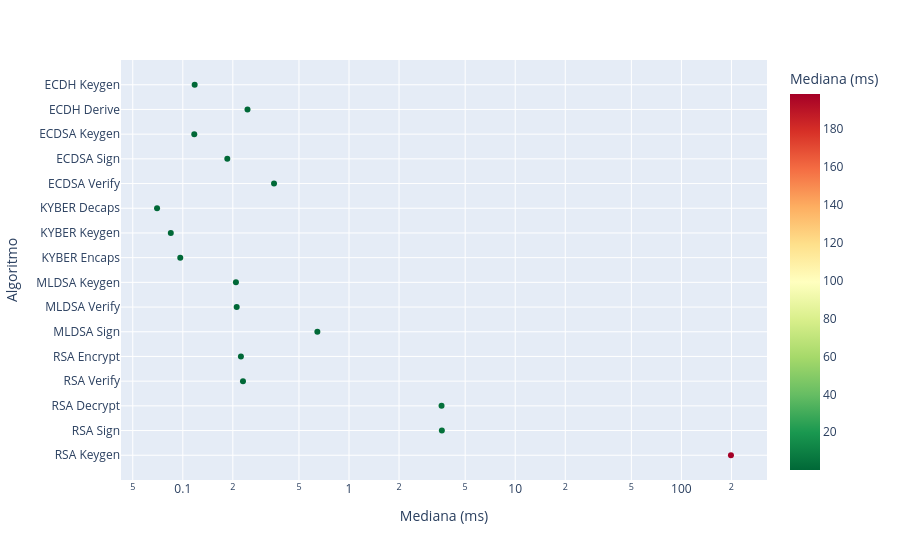

Notebook source saved alongside this figure:
### Code cell
fig = px.scatter(
    df_stats_sorted,
    x='Mediana (ms)',
    y='Algoritmo',
    color='Mediana (ms)',
    color_continuous_scale='RdYlGn_r',
    hover_data=['CV (%)'],
    orientation='h'
)

# Para que la operación más rápida quede arriba
fig.update_yaxes(autorange="reversed")

# Escala logarítmica si quieres resaltar diferencias pequeñas
fig.update_xaxes(type='log')

fig.show()

### Figure 1 — Plotly figure (JSON) as saved in the notebook; plotly's stock layout.template omitted (floating-point values rounded to 4 significant figures)
{"data": [{"customdata": [[5.644], [4.891], [5.558], [4.549], [4.908], [9.32], [11.79], [7.367], [5.391], [5.561], [60.32], [14.38], [9.132], [9.706], [9.898], [62.9]], "hovertemplate": "Mediana (ms)=%{marker.color}<br>Algoritmo=%{y}<br>CV (%)=%{customdata[0]}<extra></extra>", "legendgroup": "", "marker": {"color": [0.1179, 0.2451, 0.1173, 0.1852, 0.3539, 0.07, 0.08469, 0.09656, 0.2088, 0.211, 0.645, 0.2237, 0.2302, 3.604, 3.619, 198.6], "coloraxis": "coloraxis", "symbol": "circle"}, "mode": "markers", "name": "", "orientation": "h", "showlegend": false, "type": "scatter", "x": [0.1179, 0.2451, 0.1173, 0.1852, 0.3539, 0.07, 0.08469, 0.09656, 0.2088, 0.211, 0.645, 0.2237, 0.2302, 3.604, 3.619, 198.6], "xaxis": "x", "y": ["ECDH Keygen", "ECDH Derive", "ECDSA Keygen", "ECDSA Sign", "ECDSA Verify", "KYBER Decaps", "KYBER Keygen", "KYBER Encaps", "MLDSA Keygen", "MLDSA Verify", "MLDSA Sign", "RSA Encrypt", "RSA Verify", "RSA Decrypt", "RSA Sign", "RSA Keygen"], "yaxis": "y"}], "layout": {"coloraxis": {"colorbar": {"title": {"text": "Mediana (ms)"}}, "colorscale": [[0, "rgb(0,104,55)"], [0.1, "rgb(26,152,80)"], [0.2, "rgb(102,189,99)"], [0.3, "rgb(166,217,106)"], [0.4, "rgb(217,239,139)"], [0.5, "rgb(255,255,191)"], [0.6, "rgb(254,224,139)"], [0.7, "rgb(253,174,97)"], [0.8, "rgb(244,109,67)"], [0.9, "rgb(215,48,39)"], [1, "rgb(165,0,38)"]]}, "legend": {"tracegroupgap": 0}, "margin": {"t": 60}, "xaxis": {"anchor": "y", "domain": [0, 1], "title": {"text": "Mediana (ms)"}, "type": "log"}, "yaxis": {"anchor": "x", "autorange": "reversed", "domain": [0, 1], "title": {"text": "Algoritmo"}}}}
